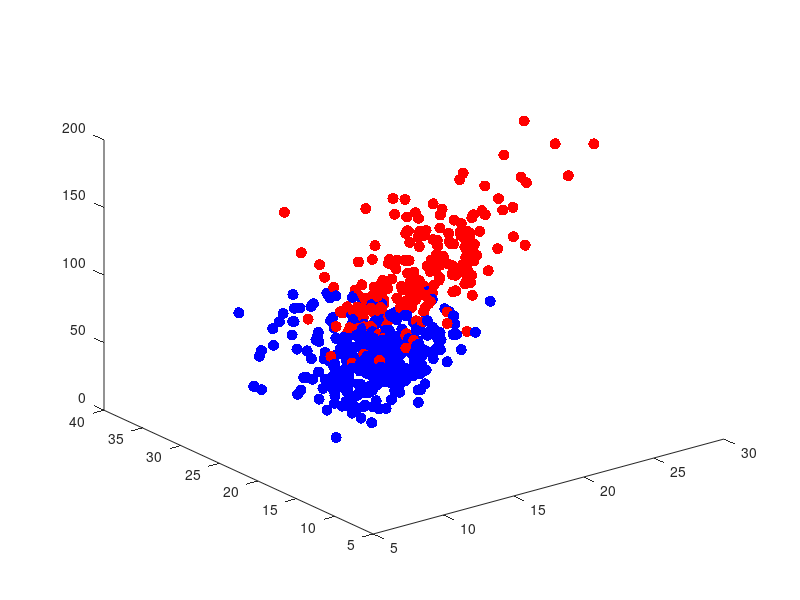

MATLAB code to generate this figure: (Note: this script raises an error after producing the figure.)
% clear all;
load Data_CR3.mat

temp_Classify = Classify_Data30D(:, [1,2,3]);
temp_Data = Data_30D(:, [1,2,3]);

%%{

figure(3);clf;
plot3(temp_Data(Y_30D==0,1),temp_Data(Y_30D==0,2),temp_Data(Y_30D==0,3),'b.','MarkerSize',24);
hold on;
plot3(temp_Data(Y_30D==1,1),temp_Data(Y_30D==1,2),temp_Data(Y_30D==1,3),'r.','MarkerSize',24);
hold on;

bL3 = LinFit(Data_30D,Y_30D);
temp_bL3 = LinFit(temp_Data,Y_30D);
xm = (1-.1*sign(min(temp_Data(:,1))))*min(temp_Data(:,1));
xM = (1+.1*sign(max(temp_Data(:,1))))*max(temp_Data(:,1));
ym = (1-.1*sign(min(temp_Data(:,2))))*min(temp_Data(:,2));
yM = (1+.1*sign(max(temp_Data(:,2))))*max(temp_Data(:,2));
[xx,yy] = meshgrid(linspace(xm,xM,101),linspace(ym, yM, 101));
zz = -(temp_bL3(2)*xx+temp_bL3(3)*yy+temp_bL3(1)-1/2)/temp_bL3(4);
h = surf(xx,yy,zz);
shading interp
axis off
%plot3(Classify_Data30D(:,1),Classify_Data30D(:,2),Classify_Data30D(:,3),'kx','MarkerSize',24);
%zlim([0.05 .2])

LFit = [];
for i=1:10 
    class = bL3(1);
    for j = 1:30
        class = class + Classify_Data30D(i,j)*bL3(j+1);
    end
    if class > 1/2
        LFit = [LFit, 1];
    else
        LFit = [LFit, 0];
    end
end

LFit

L1Fit = 0;

for i=1:559
    class = bL3(1);
    for j = 1:30
        class = class + Data_30D(i,j)*bL3(j+1);
    end
    if class > 1/2 && Y_30D(i) == 1
        L1Fit=L1Fit+1;
    elseif class <= 1/2 && Y_30D(i) == 0
        L1Fit=L1Fit+1;
    end
end

L1Fit

plot3(temp_Classify(LFit==0,1),temp_Classify(LFit==0,2),temp_Classify(LFit==0,3),'cyan.','MarkerSize',24);
hold on;
plot3(temp_Classify(LFit==1,1),temp_Classify(LFit==1,2),temp_Classify(LFit==1,3),'magenta.','MarkerSize',24);
hold on;

figure(4);clf;
plot3(temp_Data(Y_30D==0,1),temp_Data(Y_30D==0,2),temp_Data(Y_30D==0,3),'b.','MarkerSize',24);
hold on;
plot3(temp_Data(Y_30D==1,1),temp_Data(Y_30D==1,2),temp_Data(Y_30D==1,3),'r.','MarkerSize',24);
hold on;
bN3 = NonLinFit(Data_30D,Y_30D);

temp_bN3 = NonLinFit(temp_Data,Y_30D);
zz = -(temp_bN3(2)*xx+temp_bN3(3)*yy+temp_bN3(1))/temp_bN3(4);

h = surf(xx,yy,zz);
shading interp
axis off
%zlim([0.05 .2])

NFit = [];
for i=1:10 
    class = bN3(1);
    for j = 1:30
        class = class + Classify_Data30D(i,j)*bN3(j+1);
    end
    class = 1/(1+exp(class));
    if class > 1/2
        NFit = [NFit, 1];
    else
        NFit = [NFit, 0];
    end
end

NFit

N1Fit = 0;

for i=1:559
    class = bN3(1);
    for j = 1:30
        class = class + Data_30D(i,j)*bN3(j+1);
    end
    class = 1/(1+exp(class));
    if class > 1/2 && Y_30D(i) == 1
        N1Fit=N1Fit+1;
    elseif class <= 1/2 && Y_30D(i) == 0
        N1Fit=N1Fit+1;
    end
end

N1Fit

%plot3(Classify_Data30D(:,1),Classify_Data30D(:,2),Classify_Data30D(:,3),'kx','MarkerSize',24);
plot3(temp_Classify(NFit==0,1),temp_Classify(NFit==0,2),temp_Classify(NFit==0,3),'cyan.','MarkerSize',24);
hold on;
plot3(temp_Classify(NFit==1,1),temp_Classify(NFit==1,2),temp_Classify(NFit==1,3),'magenta.','MarkerSize',24);

%%}
